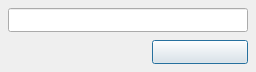
<?xml version="1.0" encoding="UTF-8"?>
<ui version="4.0">
 <class>InputDialog</class>
 <widget class="QDialog" name="InputDialog">
  <property name="geometry">
   <rect>
    <x>0</x>
    <y>0</y>
    <width>256</width>
    <height>72</height>
   </rect>
  </property>
  <property name="sizePolicy">
   <sizepolicy hsizetype="Fixed" vsizetype="Fixed">
    <horstretch>0</horstretch>
    <verstretch>0</verstretch>
   </sizepolicy>
  </property>
  <property name="minimumSize">
   <size>
    <width>256</width>
    <height>72</height>
   </size>
  </property>
  <property name="maximumSize">
   <size>
    <width>256</width>
    <height>72</height>
   </size>
  </property>
  <property name="windowTitle">
   <string/>
  </property>
  <widget class="QPushButton" name="acceptButton">
   <property name="geometry">
    <rect>
     <x>152</x>
     <y>40</y>
     <width>96</width>
     <height>24</height>
    </rect>
   </property>
   <property name="text">
    <string/>
   </property>
  </widget>
  <widget class="QLineEdit" name="textEdit">
   <property name="geometry">
    <rect>
     <x>8</x>
     <y>8</y>
     <width>240</width>
     <height>24</height>
    </rect>
   </property>
  </widget>
 </widget>
 <resources/>
 <connections/>
</ui>
